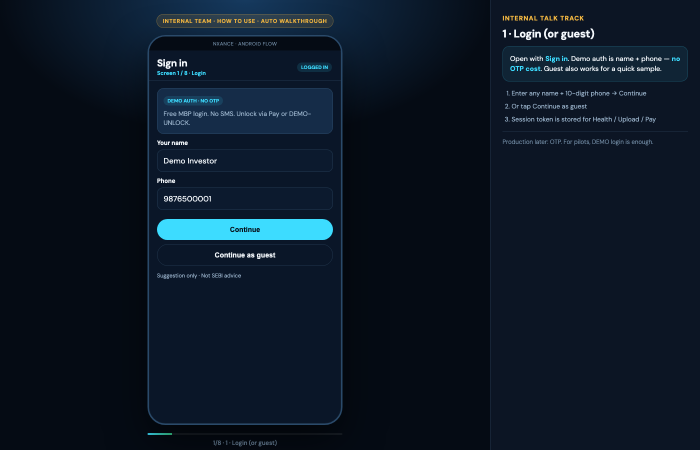
#> input picture workspace/product/releases/demo_video/howto_frames/raw/01_login.png, 1400 x 900 px (shown at 1/2 size)
$ python record_howto_walkthrough.py
#> lines starting #> are read from the running program, lines starting #| are printed output that depends on the picture
#!/usr/bin/env python3
"""Capture how-to-use walkthrough per step (?step=N) → internal training video."""
from __future__ import annotations

import shutil
import subprocess
import time
import urllib.request
from pathlib import Path

ROOT = Path(__file__).resolve().parent
FRAMES = ROOT / "howto_frames"
PARTS = ROOT / "howto_parts"
OUT = ROOT / "Nxance_HowTo_Use_Internal.mp4"
API = "http://127.0.0.1:8765"
CHROME = "/Applications/Google Chrome.app/Contents/MacOS/Google Chrome"
W, H = 1400, 900

STEPS = [
    (1, "01_login", 6.0, "1 · Login — name + phone or guest"),
    (2, "02_home", 6.0, "2 · Home hub — sample vs real path"),
    (3, "03_sample_health", 6.5, "3 · Sample Health — labelled demo, not user money"),
    (4, "04_manual_health", 6.0, "4 · Own holdings path — analyse or load rows"),
    (5, "05_upload", 6.5, "5 · Upload CAS / PDF / Excel / screenshot"),
    (6, "06_pay", 6.5, "6 · Dummy pay or DEMO-UNLOCK"),
    (7, "07_settings", 6.0, "7 · Settings — API URL + model status"),
    (8, "08_recap", 6.0, "8 · Team recap — full flow"),
]


def log(m):
    print(m, flush=True)


def wait_api():
    for _ in range(30):
        try:
            with urllib.request.urlopen(API + "/api/health", timeout=3) as r:
                if r.status == 200:
                    log("API ready " + API)
                    return
        except Exception:
            pass
        time.sleep(1)
#> (the call stopped at in wait_api, `with urllib.request.urlopen(API + "/api/health", timeout=3) as r:`: the network is not available in this run)
    raise SystemExit("Demo server not on 8765")


def shot(url: str, path: Path):
#> called with url = 'http://127.0.0.1:8765/how-to-use?step=1'
    path.parent.mkdir(parents=True, exist_ok=True)
    cmd = [
        CHROME, "--headless=new", "--disable-gpu", "--hide-scrollbars",
        f"--window-size={W},{H}",
        "--virtual-time-budget=8000",
        f"--screenshot={path}",
        url,
    ]
    subprocess.run(cmd, check=False, stdout=subprocess.DEVNULL, stderr=subprocess.DEVNULL)
#> (this line was passed over: subprocess is not available in this run)
    if not path.exists() or path.stat().st_size < 2000:
        alt = Path("screenshot.png")
        if alt.exists():
            shutil.move(str(alt), str(path))
    if not path.exists():
        raise RuntimeError("shot failed " + str(path))


def caption(src: Path, dst: Path, text: str):
#> called with text = '1 · Login — name + phone or guest'
    from PIL import Image, ImageDraw, ImageFont
    img = Image.open(src).convert("RGB").resize((W, H))
#> img is the input picture: PIL image 1400x900 RGB; mean R, G, B 12.1, 23.8, 37.8
    d = ImageDraw.Draw(img)
    try:
        f = ImageFont.truetype("/System/Library/Fonts/Supplemental/Arial Bold.ttf", 22)
        fs = ImageFont.truetype("/System/Library/Fonts/Supplemental/Arial.ttf", 15)
    except Exception:
        f = fs = ImageFont.load_default()
    d.rectangle([0, H - 70, W, H], fill=(5, 11, 20))
    d.rectangle([0, H - 70, 8, H], fill=(61, 220, 255))
    d.text((18, H - 52), "HOW TO USE · INTERNAL TEAM", fill=(245, 185, 66), font=fs)
    d.text((18, H - 32), text, fill=(244, 248, 252), font=f)
    dst.parent.mkdir(parents=True, exist_ok=True)
    img.save(dst)
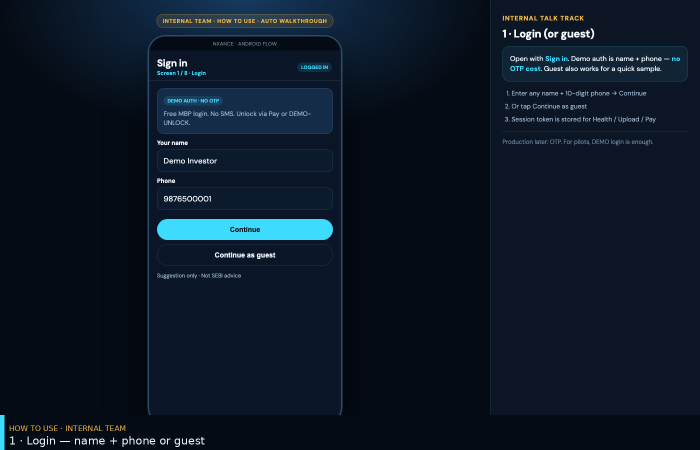
#> saved as 01_login.png: PIL image 1400x900 RGB (shown at 1/2 size); mean R, G, B 12.3, 23.9, 37.7


def clip(png: Path, mp4: Path, sec: float):
#> called with sec = 6
    vf = f"scale={W}:{H}:force_original_aspect_ratio=decrease,pad={W}:{H}:(ow-iw)/2:(oh-ih)/2,fps=30"
    subprocess.run(
        ["ffmpeg", "-y", "-loop", "1", "-i", str(png), "-c:v", "libx264",
         "-t", str(sec), "-pix_fmt", "yuv420p", "-vf", vf, "-an", str(mp4)],
        check=True, stdout=subprocess.DEVNULL, stderr=subprocess.DEVNULL,
    )
#> (this line was passed over: subprocess is not available in this run)


def main():
    wait_api()
    raw = FRAMES / "raw"
    cap = FRAMES / "captioned"
    raw.mkdir(parents=True, exist_ok=True)
    cap.mkdir(parents=True, exist_ok=True)
    PARTS.mkdir(parents=True, exist_ok=True)
    for f in PARTS.glob("*.mp4"):
        f.unlink()
    lines = []
    for n, name, sec, text in STEPS:
        url = f"{API}/how-to-use?step={n}"
        rpath = raw / f"{name}.png"
        cpath = cap / f"{name}.png"
        log(f"capture step {n} {name}")
        shot(url, rpath)
        caption(rpath, cpath, text)
        mpath = PARTS / f"{name}.mp4"
        clip(cpath, mpath, sec)
        lines.append(f"file '{mpath.resolve()}'")
    concat = ROOT / "concat_howto.txt"
    concat.write_text("\n".join(lines) + "\n")
    subprocess.run(
        ["ffmpeg", "-y", "-f", "concat", "-safe", "0", "-i", str(concat), "-c", "copy", str(OUT)],
        check=True, stdout=subprocess.DEVNULL, stderr=subprocess.DEVNULL,
    )
    shutil.copy2(OUT, ROOT / "Nxance_Product_Demo.mp4")
    shutil.copy2(OUT, ROOT / "Nxance_Full_Owner_Demo.mp4")
    log(f"WROTE {OUT} ({OUT.stat().st_size // 1024} KB)")


if __name__ == "__main__":
#> (the run stopped early here; a loop or call above may not have finished)
